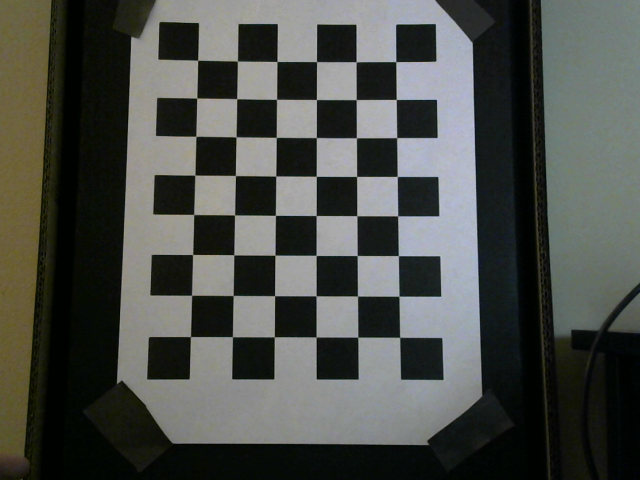
#> input picture Calibration_Images/Image21.png, 640 x 480 px, found by its file name
$ python 'Q1_Q2_Camera_Calibration and Verification.py'
#> lines starting #> are read from the running program, lines starting #| are printed output that depends on the picture
# The checkerboard was kept 38 cm away from the camera. The square size is 25mm

# The checker board pattern is detected with one as padding

import numpy as np
import cv2
import matplotlib.pyplot as plt

# Define the camera matrix and distortion coefficients
camera_matrix = np.array([
    [826.1702, 0, 306.2125],
    [0, 815.7698, 233.2915],
    [0, 0, 1]
], dtype="float32")

dist_coeffs = np.array([0.0778, 0.0654, 0, 0], dtype="float32")  # Simplified to two radial components

# Load your image
image_path = 'Calibration_Images\\Image21.png'  # Adjust this path
image = cv2.imread(image_path)
#> image is the input picture: shape (480, 640, 3); mean B, G, R 73.8, 78.4, 75.7
if image is not None:
    image = cv2.cvtColor(image, cv2.COLOR_BGR2RGB)  # Convert to RGB for matplotlib

# Define the rotation and translation vectors from calibration data for Image 21
rotation_vector = np.array([-0.1215, -0.1354, -1.5621], dtype="float32")
translation_vector = np.array([-68.5465, 63.0514, 494.3451], dtype="float32")  # Already in millimeters

# Example 3D world point in cm
world_point = np.array([[0, 0, 0]], dtype="float32")

# Project the 3D point to 2D using the camera matrix
projected_point, _ = cv2.projectPoints(world_point, rotation_vector, translation_vector, camera_matrix, dist_coeffs)
projected_point = projected_point.squeeze()

# Display the image and the projected point
if image is not None:
    plt.figure(figsize=(8, 6))
    plt.imshow(image)
    plt.scatter([projected_point[0]], [projected_point[1]], color='red', s=10)  # Mark the projected point
    plt.title('Projected 3D Point on 2D Image')
    plt.axis('off')
    plt.show()
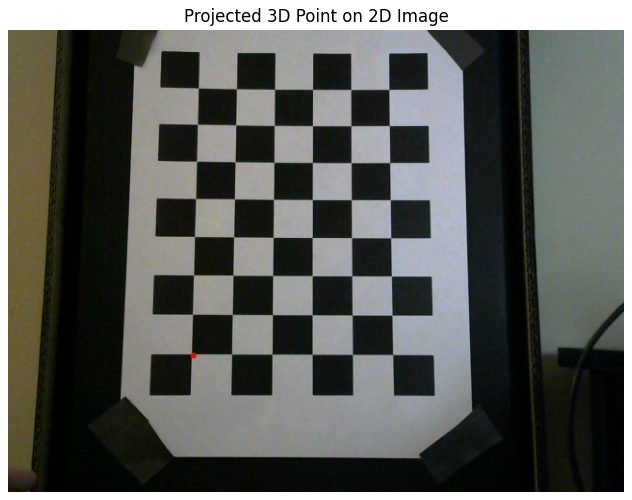
#> figure drawn by matplotlib, 1 panel
else:
    print("Failed to load the image. Check the file path and try again.")


world_point = np.array([[25, 0, 0]], dtype="float32")

# Project the 3D point to 2D using the camera matrix
projected_point, _ = cv2.projectPoints(world_point, rotation_vector, translation_vector, camera_matrix, dist_coeffs)
projected_point = projected_point.squeeze()

# Display the image and the projected point
if image is not None:
    plt.figure(figsize=(8, 6))
    plt.imshow(image)
    plt.scatter([projected_point[0]], [projected_point[1]], color='red', s=10)  # Mark the projected point
    plt.title('Shift by 1 box upwards')
    plt.axis('off')
    plt.show()
else:
    print("Failed to load the image. Check the file path and try again.")

world_point = np.array([[0, 25, 0]], dtype="float32")

# Project the 3D point to 2D using the camera matrix
projected_point, _ = cv2.projectPoints(world_point, rotation_vector, translation_vector, camera_matrix, dist_coeffs)
projected_point = projected_point.squeeze()

# Display the image and the projected point
if image is not None:
    plt.figure(figsize=(8, 6))
    plt.imshow(image)
    plt.scatter([projected_point[0]], [projected_point[1]], color='red', s=10)  # Mark the projected point
    plt.title('Shifted by 1box to right')
    plt.axis('off')
    plt.show()
else:
    print("Failed to load the image. Check the file path and try again.")

$ run again, with Calibration_Images/Image22.png copied over Calibration_Images/Image21.png
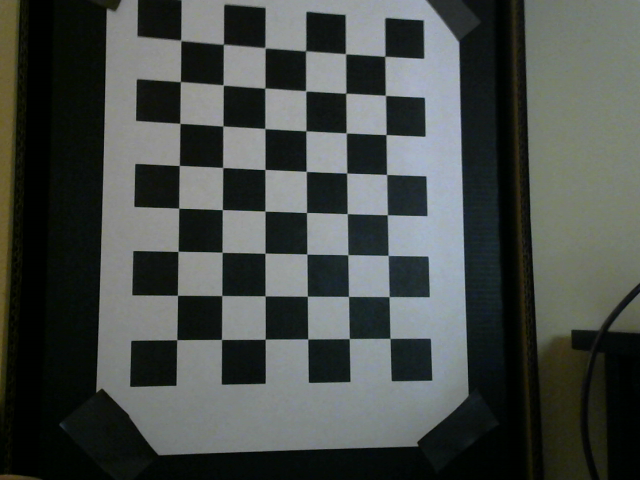
#> input picture Calibration_Images/Image22.png, 640 x 480 px, found by its file name
#> image is the input picture: shape (480, 640, 3); mean B, G, R 72.6, 75.9, 70.9
#> `plt.show()`:
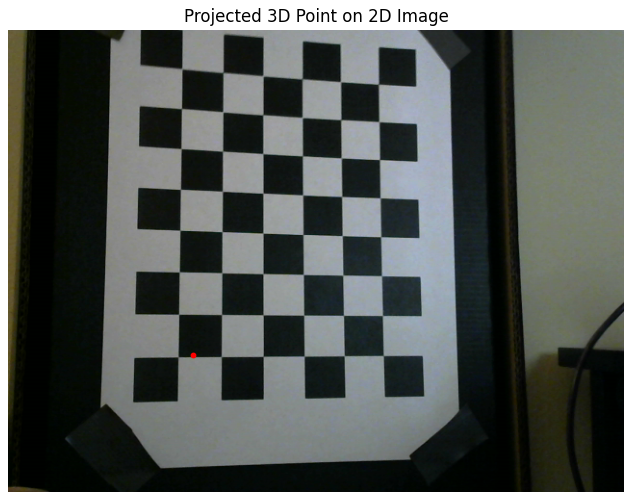
#> figure drawn by matplotlib, 1 panel

$ run again, with Calibration_Images/Image23.png copied over Calibration_Images/Image21.png
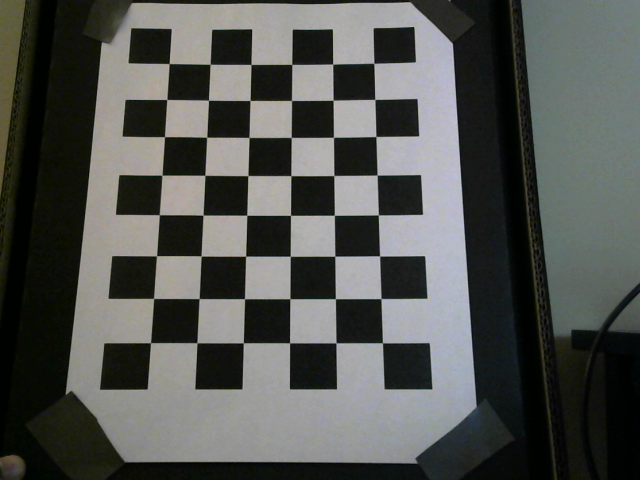
#> input picture Calibration_Images/Image23.png, 640 x 480 px, found by its file name
#> image is the input picture: shape (480, 640, 3); mean B, G, R 81.3, 84.6, 82.4
#> `plt.show()`:
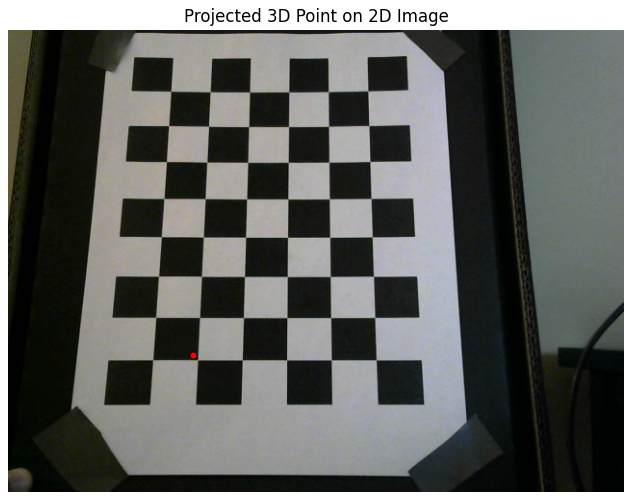
#> figure drawn by matplotlib, 1 panel

$ run again, with Calibration_Images/Image24.png copied over Calibration_Images/Image21.png
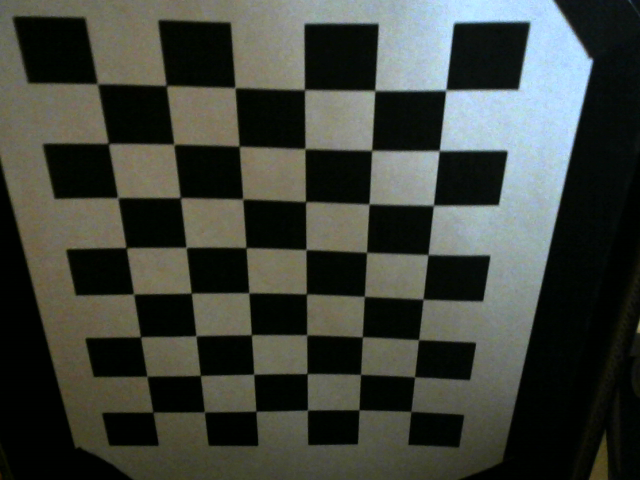
#> input picture Calibration_Images/Image24.png, 640 x 480 px, found by its file name
#> image is the input picture: shape (480, 640, 3); mean B, G, R 60.3, 67.4, 63.1
#> `plt.show()`:
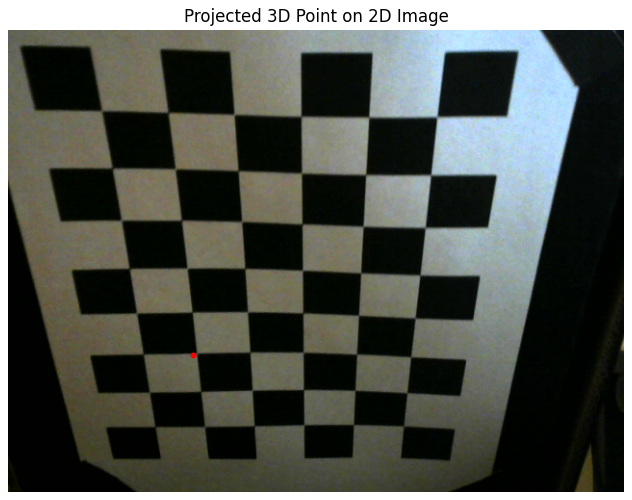
#> figure drawn by matplotlib, 1 panel
